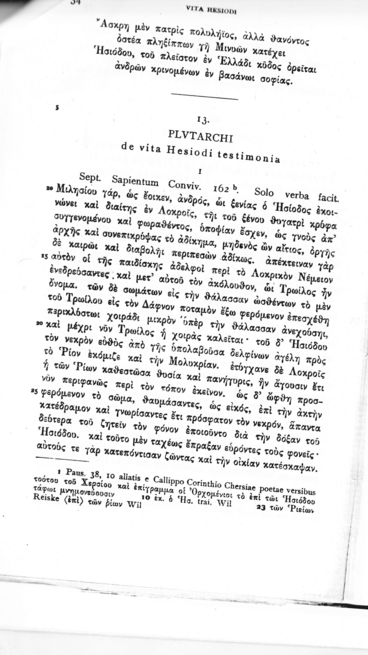
#> input picture recognizer/unuse/334196bac1cac45a4893-248cc6da84d284a3d80b12b2adde29fb740acd01/skew-linedetection.png, 368 x 655 px; its folder holds only this picture in this run
$ python -i crop_text.py   (imports and definitions only)   (Python 2 division)   (older library calls are emulated)
#> lines starting #> are read from the running program, lines starting #| are printed output that depends on the picture; after the words box and inside, x2 and y2 are one past the last pixel; in counts of white or black regions, pixels touching at a corner belong together
#!/usr/bin/env python
'''Crop an image to just the portions containing text.

Usage:

    ./crop_morphology.py path/to/image.jpg

This will place the cropped image in path/to/image.crop.png.

For details on the methodology, see
http://www.danvk.org/2015/01/07/finding-blocks-of-text-in-an-image-using-python-opencv-and-numpy.html
'''

import glob
import os
import random
import sys
import random
import math
import json
from collections import defaultdict

import cv2
from PIL import Image, ImageDraw
import numpy as np
from scipy.ndimage.filters import rank_filter


def dilate(ary, N, iterations):
    """Dilate using an NxN '+' sign shape. ary is np.uint8."""
    kernel = np.zeros((N, N), dtype=np.uint8)
    kernel[(N - 1) / 2, :] = 1
    dilated_image = cv2.dilate(ary / 255, kernel, iterations=iterations)

    kernel = np.zeros((N, N), dtype=np.uint8)
    kernel[:, (N - 1) / 2] = 1
    dilated_image = cv2.dilate(dilated_image, kernel, iterations=iterations)
    return dilated_image


def props_for_contours(contours, ary):
    """Calculate bounding box & the number of set pixels for each contour."""
    c_info = []
    for c in contours:
        x, y, w, h = cv2.boundingRect(c)
        c_im = np.zeros(ary.shape)
        cv2.drawContours(c_im, [c], 0, 255, -1)
        c_info.append({
            'x1': x,
            'y1': y,
            'x2': x + w - 1,
            'y2': y + h - 1,
            'sum': np.sum(ary * (c_im > 0)) / 255
        })
    return c_info


def union_crops(crop1, crop2):
    """Union two (x1, y1, x2, y2) rects."""
    x11, y11, x21, y21 = crop1
    x12, y12, x22, y22 = crop2
    return min(x11, x12), min(y11, y12), max(x21, x22), max(y21, y22)


def intersect_crops(crop1, crop2):
    x11, y11, x21, y21 = crop1
    x12, y12, x22, y22 = crop2
    return max(x11, x12), max(y11, y12), min(x21, x22), min(y21, y22)


def crop_area(crop):
    x1, y1, x2, y2 = crop
    return max(0, x2 - x1) * max(0, y2 - y1)


def find_border_components(contours, ary):
    borders = []
    area = ary.shape[0] * ary.shape[1]
    for i, c in enumerate(contours):
        x, y, w, h = cv2.boundingRect(c)
        if w * h > 0.5 * area:
            borders.append((i, x, y, x + w - 1, y + h - 1))
    return borders


def angle_from_right(deg):
    return min(deg % 90, 90 - (deg % 90))


# [19 lines left out: function remove_border, not called in this run]


def find_components(edges, max_components=16):
    """Dilate the image until there are just a few connected components.

    Returns contours for these components."""
    # Perform increasingly aggressive dilation until there are just a few
    # connected components.
    count = 21
    dilation = 5
    n = 1
    while count > 16:
        n += 1
        dilated_image = dilate(edges, N=3, iterations=n)
        _, contours, hierarchy = cv2.findContours(dilated_image, cv2.RETR_TREE, cv2.CHAIN_APPROX_SIMPLE)
        count = len(contours)
    # print dilation
    # Image.fromarray(edges).show()
    # Image.fromarray(255 * dilated_image).show()
    return contours


def find_optimal_components_subset(contours, edges):
    """Find a crop which strikes a good balance of coverage/compactness.

    Returns an (x1, y1, x2, y2) tuple.
    """
    c_info = props_for_contours(contours, edges)
    c_info.sort(key=lambda x: -x['sum'])
    total = np.sum(edges) / 255
    area = edges.shape[0] * edges.shape[1]

    c = c_info[0]
    del c_info[0]
    this_crop = c['x1'], c['y1'], c['x2'], c['y2']
    crop = this_crop
    covered_sum = c['sum']

    while covered_sum < total:
        changed = False
        recall = 1.0 * covered_sum / total
        prec = 1 - 1.0 * crop_area(crop) / area
        f1 = 2 * (prec * recall / (prec + recall))
        # print '----'
        for i, c in enumerate(c_info):
            this_crop = c['x1'], c['y1'], c['x2'], c['y2']
            new_crop = union_crops(crop, this_crop)
            new_sum = covered_sum + c['sum']
            new_recall = 1.0 * new_sum / total
            new_prec = 1 - 1.0 * crop_area(new_crop) / area
            new_f1 = 2 * new_prec * new_recall / (new_prec + new_recall)

            # Add this crop if it improves f1 score,
            # _or_ it adds 25% of the remaining pixels for <15% crop expansion.
            # ^^^ very ad-hoc! make this smoother
            remaining_frac = c['sum'] / (total - covered_sum)
            new_area_frac = 1.0 * crop_area(new_crop) / crop_area(crop) - 1
            if new_f1 > f1 or (
                            remaining_frac > 0.25 and new_area_frac < 0.15):
                print '%d %s -> %s / %s (%s), %s -> %s / %s (%s), %s -> %s' % (
                    i, covered_sum, new_sum, total, remaining_frac,
                    crop_area(crop), crop_area(new_crop), area, new_area_frac,
                    f1, new_f1)
                crop = new_crop
                covered_sum = new_sum
                del c_info[i]
                changed = True
                break

        if not changed:
            break

    return crop


def pad_crop(crop, contours, edges, border_contour, pad_px=15):
    """Slightly expand the crop to get full contours.

    This will expand to include any contours it currently intersects, but will
    not expand past a border.
    """
    bx1, by1, bx2, by2 = 0, 0, edges.shape[0], edges.shape[1]
    if border_contour is not None and len(border_contour) > 0:
        c = props_for_contours([border_contour], edges)[0]
        bx1, by1, bx2, by2 = c['x1'] + 5, c['y1'] + 5, c['x2'] - 5, c['y2'] - 5

    def crop_in_border(crop):
        x1, y1, x2, y2 = crop
        x1 = max(x1 - pad_px, bx1)
        y1 = max(y1 - pad_px, by1)
        x2 = min(x2 + pad_px, bx2)
        y2 = min(y2 + pad_px, by2)
        return crop

    crop = crop_in_border(crop)

    c_info = props_for_contours(contours, edges)
    changed = False
    for c in c_info:
        this_crop = c['x1'], c['y1'], c['x2'], c['y2']
        this_area = crop_area(this_crop)
        int_area = crop_area(intersect_crops(crop, this_crop))
        new_crop = crop_in_border(union_crops(crop, this_crop))
        if 0 < int_area < this_area and crop != new_crop:
            print '%s -> %s' % (str(crop), str(new_crop))
            changed = True
            crop = new_crop

    if changed:
        return pad_crop(crop, contours, edges, border_contour, pad_px)
    else:
        return crop


def downscale_image(im, max_dim=2048):
    """Shrink im until its longest dimension is <= max_dim.

    Returns new_image, scale (where scale <= 1).
    """
    a, b = im.size
    if max(a, b) <= max_dim:
        return 1.0, im

    scale = 1.0 * max_dim / max(a, b)
    new_im = im.resize((int(a * scale), int(b * scale)), Image.ANTIALIAS)
    return scale, new_im


# [48 lines left out: function process_image_without_save, not called in this run]


def process_image(path, out_path):
#> called with out_path = 'out.png'
    orig_im = Image.open(path)
#> orig_im is the input picture: PIL image 368x655 RGB; min 16, max 255, mean 235.8
    scale, im = downscale_image(orig_im)
#> scale = 1

    edges = cv2.Canny(np.asarray(im), 100, 200)
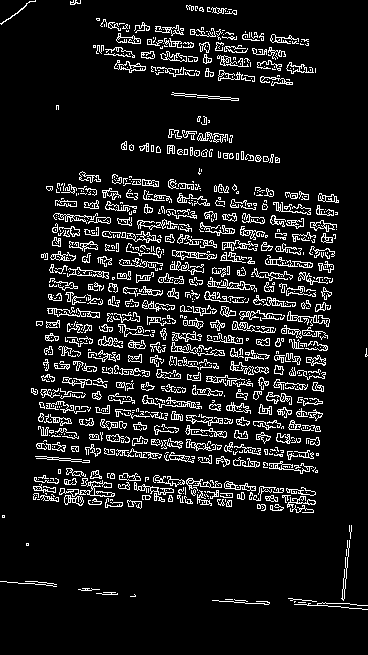
#> edges: shape (655, 368); 10.1% white in thin lines or dots

    # TODO: dilate image _before_ finding a border. This is crazy sensitive!
    contours, hierarchy = cv2.findContours(edges, cv2.RETR_TREE, cv2.CHAIN_APPROX_SIMPLE)
#> contours = 1703 contours, 1349 with area under 20; largest, box (x1, y1, x2, y2) and area: (172, 250, 217, 260) 188, (67, 267, 109, 279) 177, (114, 60, 146, 73) 148, (142, 395, 202, 409) 146, (206, 375, 245, 386) 142
    borders = find_border_components(contours, edges)
#> the loop in find_border_components, `for i, c in enumerate(contours):` made 1703 passes
#> (x, y, w, h) on passes 1, 4, 5: (294, 602, 74, 8), (212, 600, 58, 5), (234, 599, 14, 3)
#> after the loop in find_border_components, `for i, c in enumerate(contours):`: borders = []
#> borders = []
    borders.sort(key=lambda (i, x1, y1, x2, y2): (x2 - x1) * (y2 - y1))

    border_contour = None
    if len(borders):
        border_contour = contours[borders[0][0]]
        edges = remove_border(border_contour, edges)

    edges = 255 * (edges > 0).astype(np.uint8)

    # Remove ~1px borders using a rank filter.
    maxed_rows = rank_filter(edges, -4, size=(1, 20))
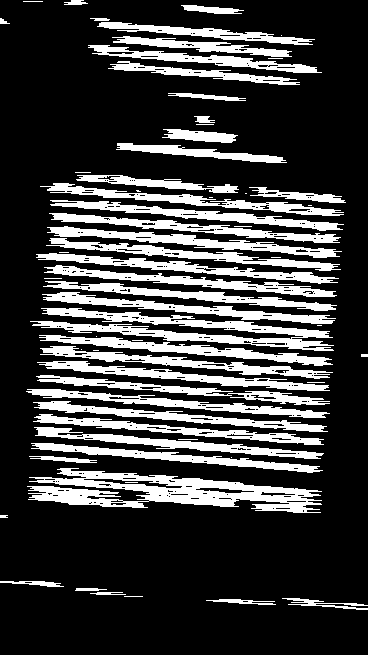
#> maxed_rows: shape (655, 368); 24.5% white; 65 white regions (21 under 20 px), largest, box (x1, y1, x2, y2) and area: (27, 468, 322, 513) 6115, (30, 308, 334, 351) 4261, (47, 226, 342, 258) 2278
    maxed_cols = rank_filter(edges, -4, size=(20, 1))
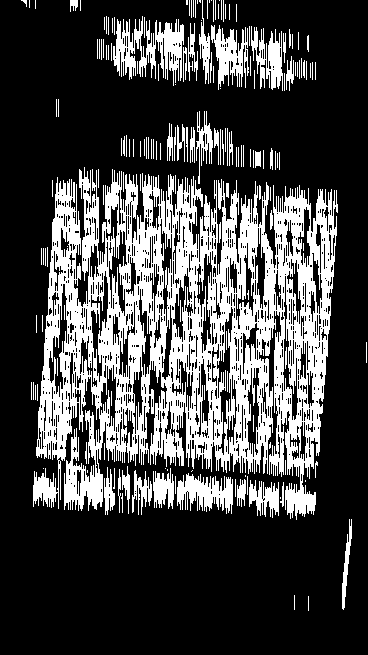
#> maxed_cols: shape (655, 368); 27.5% white; 174 white regions (100 under 20 px), largest, box (x1, y1, x2, y2) and area: (33, 167, 338, 520) 52644, (113, 16, 184, 86) 2338, (177, 473, 233, 514) 1376
    debordered = np.minimum(np.minimum(edges, maxed_rows), maxed_cols)
#> debordered: shape (655, 368); 7% white in thin lines or dots, all inside (x1, y1, x2, y2) = (29, 0, 367, 608)
    edges = debordered

    contours = find_components(edges)
#> the loop in find_components, `while count > 16:` made 5 passes
#> count on passes 1 to 5: 178, 227, 57, 22, 11
#> pass 1, in dilate, `dilated_image = cv2.dilate(dilated_image, kernel, iterations=iterations)`:
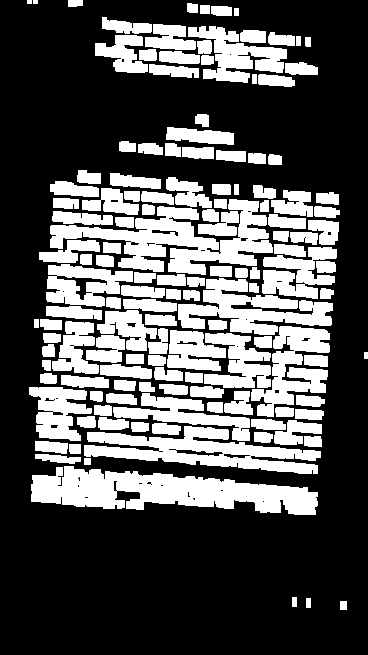
#> dilated_image: shape (655, 368); values 0 (black) and 1 (white), 33.5% white; 136 white regions, largest, box (x1, y1, x2, y2) and area: (31, 466, 318, 515) 8201, (50, 199, 273, 275) 7097, (84, 426, 321, 474) 5395
#> after the loop in find_components, `while count > 16:`:
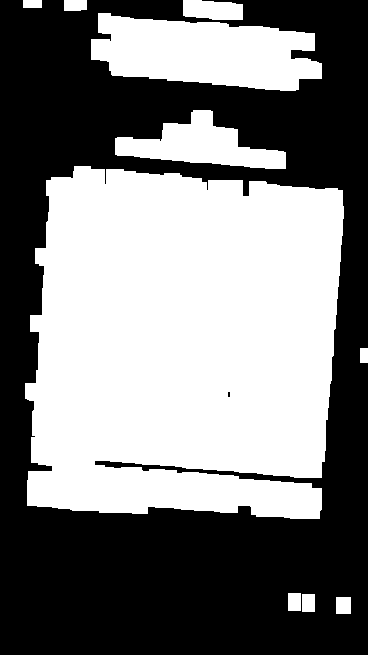
#> dilated_image: shape (655, 368); values 0 (black) and 1 (white), 48.8% white; 10 white regions
#> after the loop in find_components, `while count > 16:`: n = 6
#> contours = 11 contours, 1 with area under 20; largest, box (x1, y1, x2, y2) and area: (25, 166, 344, 519) 96770, (91, 13, 322, 91) 12402, (115, 110, 286, 169) 4760, (183, 0, 243, 20) 967, (336, 597, 351, 614) 224
    if len(contours) == 0:
        print '%s -> (no text!)' % path
        return

    crop = find_optimal_components_subset(contours, edges)
#> the loop in props_for_contours, `for c in contours:` made 11 passes
#> (x, y, w, h) on passes 5 to 10: (25, 166, 319, 353), (227, 391, 4, 7), (115, 110, 171, 59), (91, 13, 231, 78), (183, 0, 60, 20), (64, 0, 23, 11)
#> (c, x, y, w, h) on passes 1, 2, 3, 4, 11: ([[336, 597], [336, 613], [350, 613], [350, 597]], 336, 597, 15, 17), ([[302, 594], [302, 611], [314, 611], [314, 594]], 302, 594, 13, 18), ([[288, 593], [288, 610], [300, 610], [300, 593]], 288, 593, 13, 18), ([[360, 348], [360, 362], [367, 362], [367, 348]], 360, 348, 8, 15), ([[23, 0], [23, 7], [41, 7], [41, 0]], 23, 0, 19, 8)
#> after the loop in props_for_contours, `for c in contours:`:
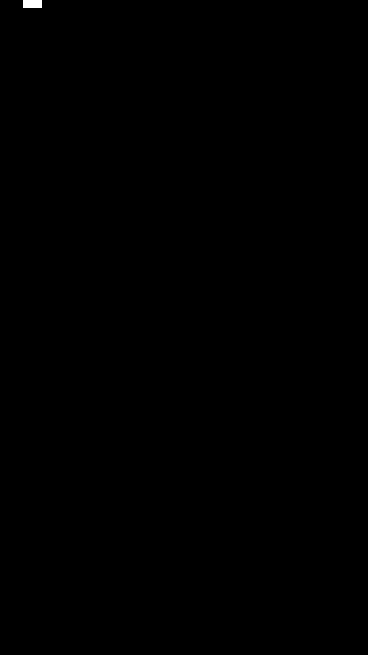
#> c_im: shape (655, 368) float64; 0.06% white; 1 white region, box (x1, y1, x2, y2) and area: (23, 0, 42, 8) 152
#> after the loop in props_for_contours, `for c in contours:`: c_info = 11 items
#> in find_optimal_components_subset, `total = np.sum(edges) / 255`: total = 16903
#> in find_optimal_components_subset, `area = edges.shape[0] * edges.shape[1]`: area = 241040
#> in find_optimal_components_subset, `c = c_info[0]`: c = {'x1': 25, 'y1': 166, 'x2': 343, 'y2': 518, 'sum': 14658}
#> in find_optimal_components_subset, `this_crop = c['x1'], c['y1'], c['x2'], c['y2']`: this_crop = (25, 166, 343, 518)
#> in find_optimal_components_subset, `covered_sum = c['sum']`: covered_sum = 14658
#> the loop in find_optimal_components_subset, `while covered_sum < total:` made 1 pass
#> (recall, prec, f1) on pass 1: (0.867, 0.536, 0.662)
#> crop = (25, 166, 343, 518)
    crop = pad_crop(crop, contours, edges, border_contour)
#> in pad_crop, `bx1, by1, bx2, by2 = 0, 0, edges.shape[0], edges.shape[1]`: bx1 = 0; bx2 = 655; by2 = 368
#> in crop_in_border, `x1, y1, x2, y2 = crop`: x1 = 25; y1 = 166; x2 = 343; y2 = 518
#> in crop_in_border, `x1 = max(x1 - pad_px, bx1)`: x1 = 10
#> in crop_in_border, `y1 = max(y1 - pad_px, by1)`: y1 = 151
#> in crop_in_border, `x2 = min(x2 + pad_px, bx2)`: x2 = 358
#> in crop_in_border, `y2 = min(y2 + pad_px, by2)`: y2 = 368
#> in pad_crop, `crop = crop_in_border(crop)`: crop = (25, 166, 343, 518)
#> the loop in props_for_contours (call 2), `for c in contours:` made 11 passes
#> in pad_crop, `c_info = props_for_contours(contours, edges)`: c_info = 11 items
#> the loop in pad_crop, `for c in c_info:` made 11 passes
#> c on passes 5 to 11: {'x1': 25, 'y1': 166, 'x2': 343, 'y2': 518, 'sum': 14658}, {'x1': 227, 'y1': 391, 'x2': 230, 'y2': 397, 'sum': 0}, {'x1': 115, 'y1': 110, 'x2': 285, 'y2': 168, 'sum': 533}, {'x1': 91, 'y1': 13, 'x2': 321, 'y2': 90, 'sum': 1608}, {'x1': 183, 'y1': 0, 'x2': 242, 'y2': 19, 'sum': 62}, {'x1': 64, 'y1': 0, 'x2': 86, 'y2': 10, 'sum': 25}, {'x1': 23, 'y1': 0, 'x2': 41, 'y2': 7, 'sum': 2}
#> (c, this_area) on passes 1 to 3: ({'x1': 336, 'y1': 597, 'x2': 350, 'y2': 613, 'sum': 6}, 224), ({'x1': 302, 'y1': 594, 'x2': 314, 'y2': 611, 'sum': 4}, 204), ({'x1': 288, 'y1': 593, 'x2': 300, 'y2': 610, 'sum': 3}, 204)
#| (25, 166, 343, 518) -> (25, 110, 343, 518)
#> the loop in pad_crop (call 2), `for c in c_info:` made 11 passes
#> c on passes 1 to 11: {'x1': 336, 'y1': 597, 'x2': 350, 'y2': 613, 'sum': 6}, {'x1': 302, 'y1': 594, 'x2': 314, 'y2': 611, 'sum': 4}, {'x1': 288, 'y1': 593, 'x2': 300, 'y2': 610, 'sum': 3}, {'x1': 360, 'y1': 348, 'x2': 367, 'y2': 362, 'sum': 2}, {'x1': 25, 'y1': 166, 'x2': 343, 'y2': 518, 'sum': 14658}, {'x1': 227, 'y1': 391, 'x2': 230, 'y2': 397, 'sum': 0}, {'x1': 115, 'y1': 110, 'x2': 285, 'y2': 168, 'sum': 533}, {'x1': 91, 'y1': 13, 'x2': 321, 'y2': 90, 'sum': 1608}, {'x1': 183, 'y1': 0, 'x2': 242, 'y2': 19, 'sum': 62}, {'x1': 64, 'y1': 0, 'x2': 86, 'y2': 10, 'sum': 25}, {'x1': 23, 'y1': 0, 'x2': 41, 'y2': 7, 'sum': 2}

    crop = [int(x / scale) for x in crop]  # upscale to the original image size.
    # [10 lines of commented-out code are left out]
    print 'crop', crop
#| crop [25, 110, 343, 518]
    text_im = orig_im.crop(crop)
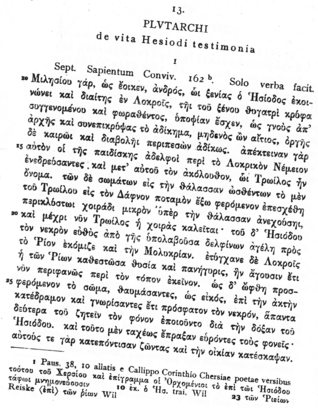
#> text_im: PIL image 318x408 RGB; min 16, max 255, mean 225.7
    text_im.save(out_path)
    print '%s -> %s' % (path, out_path)


# [14 lines of commented-out code are left out]

>>> result = process_image('unuse/334196bac1cac45a4893-248cc6da84d284a3d80b12b2adde29fb740acd01/skew-linedetection.png', 'out.png')
